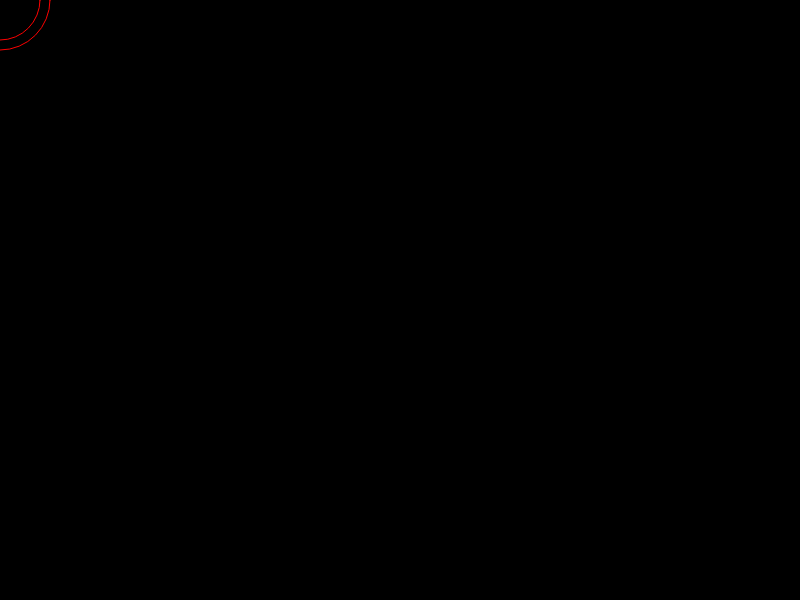
Frame 1 (no input)
Frame 60 (no input): identical to frame 1, image omitted
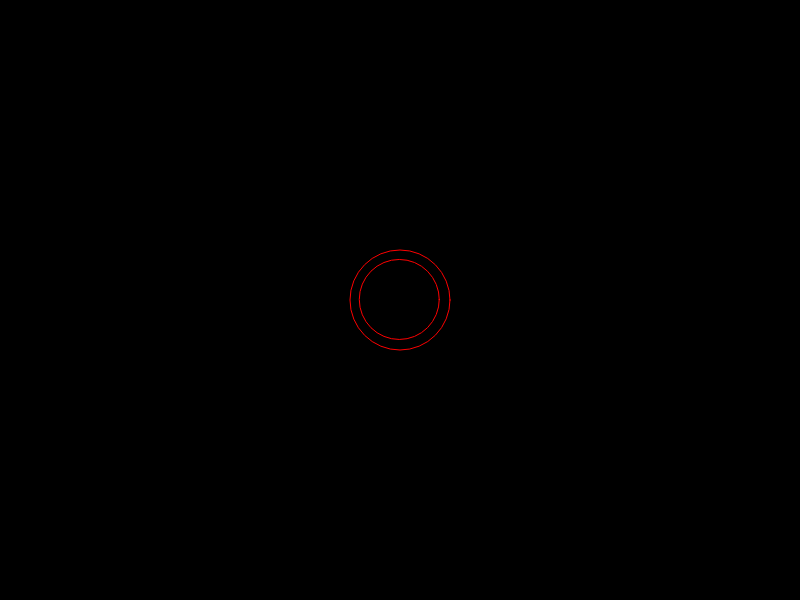
Frame 120 (the mouse pressed at the canvas centre since frame 60)

The p5.js sketch that drew these frames (run headless with seeded random() and noise() and a simulated clock; from frame 60 on, the mouse is pressed at the canvas centre):

// p5.js sketch
// ── sketch.js
var trailX = 0;
var trailY = 0;

function setup()
{
	createCanvas(800, 600);
	
	noFill();
	stroke(255, 0, 0);
	
}

function draw()
{
	background(0);

	// mouse ellipse
	ellipse(mouseX, mouseY, 100, 100);

	// trail ellipse
	trailX = (mouseX + trailX * 9) / 10;
	trailY = (mouseY + trailY * 9) / 10;
	ellipse(trailX, trailY, 80, 80);
}
